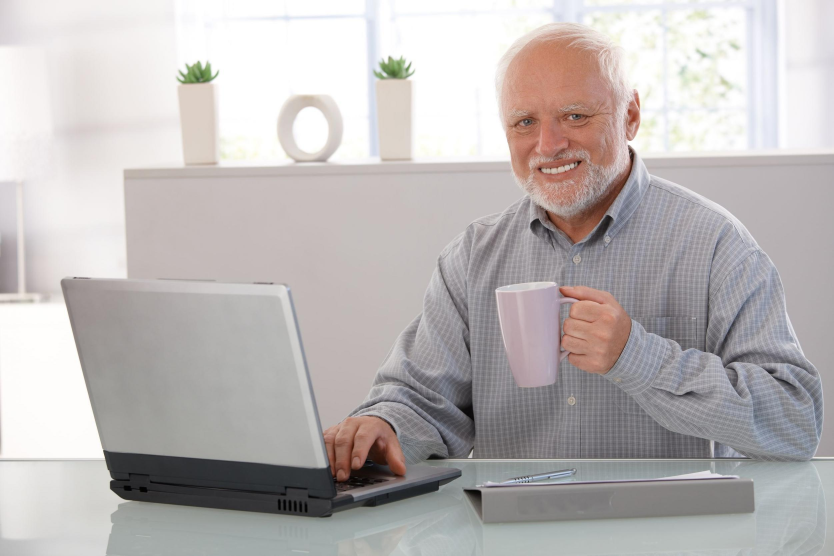
#> input picture imgs/test.jpg, 2500 x 1667 px (shown at 1/3 size); its folder holds only this picture in this run
$ python -i functions.py   (imports and definitions only)
#> lines starting #> are read from the running program, lines starting #| are printed output that depends on the picture; after the words box and inside, x2 and y2 are one past the last pixel; in counts of white or black regions, pixels touching at a corner belong together
#> further down, picture is the input picture: shape (1667, 2500, 3); mean B, G, R 182, 182.6, 187.6
import matplotlib.pyplot as plt
import cv2 as cv
import time
from IPython.display import Image
import numpy as np
import random
from sklearn.cluster import KMeans
import skfuzzy as fuzz


def plot_img(n, figsize,titles,imgs, n_row=1):
    """
    Plots multiple images in a single row with specified titles.

    Parameters:
    - n (int): Number of images to plot.
    - figsize (tuple): Size of the figure (width, height).
    - titles (list of str): List of titles for the images.
    - imgs (list of numpy arrays): List of images to be plotted. Images should be in BGR format.
    """
    x, y = figsize
    fig, axes = plt.subplots(n_row, n // n_row, figsize=(x, y))
    axes = axes.ravel()
    for i in range(n):
        axes[i].imshow(cv.cvtColor(imgs[i], cv.COLOR_BGR2RGB))
        axes[i].set_title(titles[i])
        axes[i].axis('off')
    plt.tight_layout()
    plt.show()

# [365 lines left out: functions euclidean_distance, assign_colors, naive_region_growing, t_statistic, preprocess_image, region_growing_2 and 3 more, not called in this run]

def outsu_segmentation(img, cycles_pos, print_img=True):

#> called with cycles_pos = 1, print_img = False
    img = cv.cvtColor(img, cv.COLOR_BGR2GRAY)
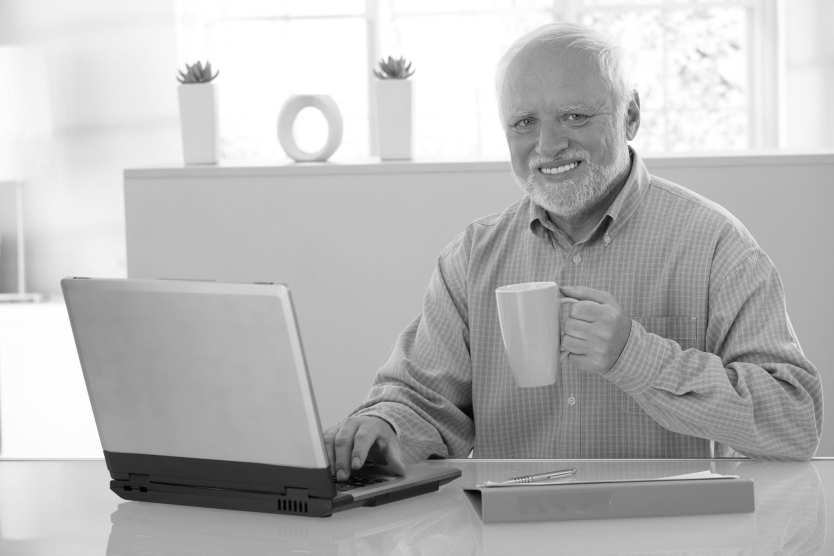
#> img: shape (1667, 2500) (shown at 1/3 size); min 0, max 255, mean 184

    hist, bins = np.histogram(img.flatten(), 256, [0, 256])
#> hist = 256 values, max 285415 at index 255, min 30 at index 0, mean 16279.3; bins = 257 values from 0 to 256
    pixel_prob = hist / hist.sum()
#> pixel_prob = 256 values, max 0.0685 at index 255, min 7.2e-06 at index 0, mean 0.00391
    omega = np.cumsum(pixel_prob)
#> omega = 256 values from 7.2e-06 to 1
    mean_cumulative = np.cumsum(np.arange(256) * pixel_prob)
#> mean_cumulative = 256 values from 0 to 184
    global_mean = mean_cumulative[-1]
#> global_mean = 184

    omega[omega == 0] = 1e-6

    omega_inv = 1 - omega
#> omega_inv = 256 values, max 1 at index 0, min 1.11e-16 at index 255, mean 0.719

    sigma_b_squared = (global_mean * omega - mean_cumulative) ** 2 / (omega * omega_inv)
#> sigma_b_squared = 256 values, max 1645.7 at index 196, min 7.28e-12 at index 255, mean 965.2

    optimal_threshold = np.argmax(sigma_b_squared)
#> optimal_threshold = 196

    _, segmented_image = cv.threshold(img, optimal_threshold, 255, cv.THRESH_BINARY)
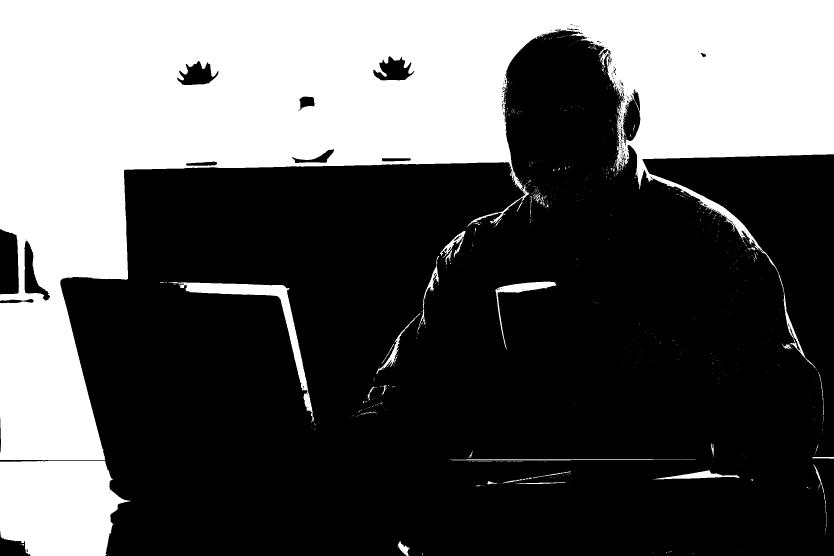
#> segmented_image: shape (1667, 2500) (shown at 1/3 size); 35.3% white; 893 white regions (827 under 20 px), largest, box (x1, y1, x2, y2) and area: (0, 0, 2500, 1381) 1341708, (0, 1383, 391, 1667) 91109, (504, 846, 943, 1264) 16802

    segmented_img = -segmented_image+255

    kernel_mor = cv.getStructuringElement(cv.MORPH_ELLIPSE, (3, 3)) # For opening and closing (cleaning segmentation)
    pos_image = segmented_img

    for i in range(cycles_pos):
        pos_image = cv.morphologyEx(pos_image, cv.MORPH_OPEN, kernel_mor)
        pos_image = cv.morphologyEx(pos_image, cv.MORPH_CLOSE, kernel_mor)
#> this loop made 1 pass
#> pass 1, in outsu_segmentation, `pos_image = cv.morphologyEx(pos_image, cv.MORPH_OPEN, kernel_mor)`:
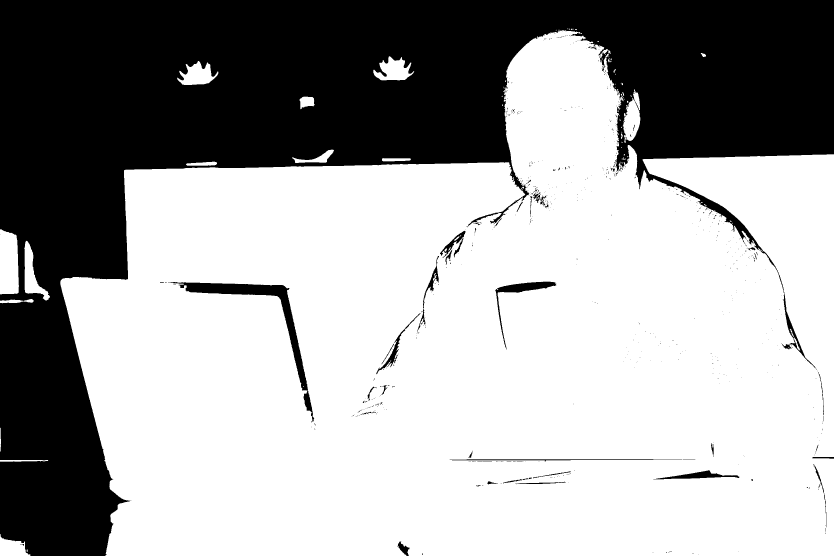
#> pos_image: shape (1667, 2500) (shown at 1/3 size); 64.6% white; 704 black regions (650 under 20 px), largest, box (x1, y1, x2, y2) and area: (0, 0, 2500, 1667) 1438027, (504, 846, 943, 1267) 16879, (1486, 845, 1669, 1049) 4205
    edges = cv.Canny(pos_image, 100, 200)
#> edges: shape (1667, 2500); 0.5% white in thin lines or dots
    if print_img:
        plot_img(4, (12, 6), ["Original", "Segmented", "Segmented (cleaned)", "edges"], [img, segmented_img, pos_image, edges])
    return pos_image

# [30 lines left out: functions map_distance, skeletonize_manual, not called in this run]

def pipeline_features(color_img):
    copy_img = color_img.copy()
    binary_img = outsu_segmentation(color_img,1,False)
    _, binary_img = cv.threshold(binary_img, 127, 255, cv.THRESH_BINARY)
    num_labels, labels = cv.connectedComponents(binary_img)
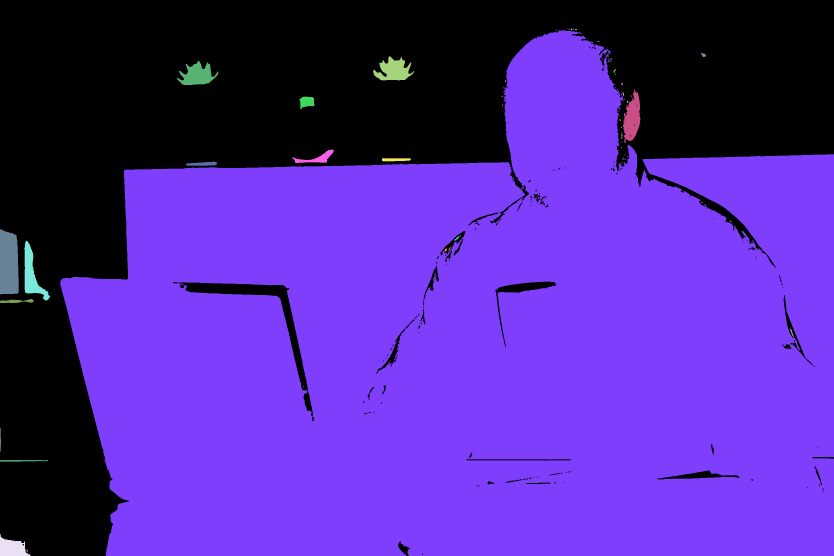
#> labels: shape (1667, 2500) int32 (shown at 1/3 size); 67 distinct labels, from 0 to 66; one colour per label, 0 black
#> num_labels = 67

    label_hue = np.uint8(179 * labels / np.max(labels))
    blank_ch = 255 * np.ones_like(label_hue)

    labeled_image = cv.merge([label_hue, blank_ch, blank_ch])
    labeled_image = cv.cvtColor(labeled_image, cv.COLOR_HSV2BGR)
    labeled_image[label_hue == 0] = 0
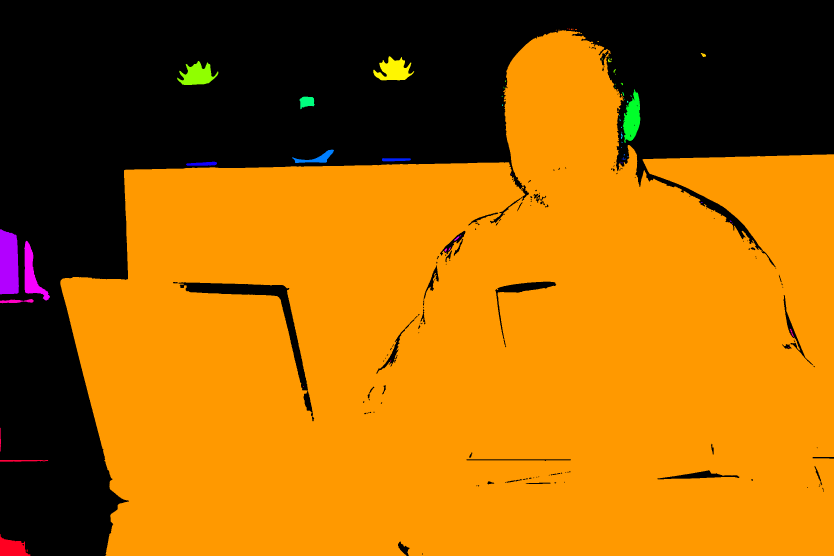
#> labeled_image: shape (1667, 2500, 3) (shown at 1/3 size); mean B, G, R 1.3, 98.6, 164.1

    for i in range(1, num_labels):
        component_mask = np.uint8(labels == i) * 255  # Binary mask for the current component

        contours, _ = cv.findContours(component_mask, cv.RETR_EXTERNAL, cv.CHAIN_APPROX_SIMPLE)

        perimeter = cv.arcLength(contours[0], True)
        area = cv.contourArea(contours[0])
        moments = cv.moments(contours[0])
        hu_moments = cv.HuMoments(moments).flatten()

        print(f"Component {i}:")
        print(f"  Perimeter: {perimeter:.2f} pixels")
        print(f"  Area: {area:.2f} pixels^2")
        print(f"  Hu Moments: {hu_moments}")

        masked_color_image = cv.bitwise_and(color_img, color_img, mask=component_mask)

        for j, color_name in enumerate(['Blue', 'Green', 'Red']):
            # Extract the color channel
            color_channel = masked_color_image[:, :, j]

            # Only consider the pixels belonging to the component (non-zero in mask)
            component_pixels = color_channel[component_mask > 0]

            # Compute mean and variance
            mean_color = np.mean(component_pixels)
            variance_color = np.var(component_pixels)

            # Display the results for this color channel
            print(f"  {color_name} Channel - Mean: {mean_color:.2f}, Variance: {variance_color:.2f}")

        cv.drawContours(copy_img, contours, -1, (0, 255, 0), 2)
#> this loop made 66 passes
#> (perimeter, area) on passes 7, 9, 11, 14, 17, 24, 25, 28, 36, 52, 54, 55: (10467.6, 2688187), (42.63, 92), (495.4, 4878), (43.11, 36), (28.63, 24), (471.2, 4995), (26.14, 20), (150.9, 1138), (36.97, 37), (483.5, 9755.5), (41.94, 55), (469, 4880.5)
#> (perimeter, area, hu_moments) on passes 16, 39, 43, 45, 58, 59: (460.4, 4760, [0.2, 0.0077, 0.000473, 1e-05, 6.13e-10, 4.07e-07, 3.19e-10]), (300.9, 1585.5, [0.763, 0.481, 0.227, 0.142, 0.0254, 0.0884, -0.00314]), (183, 612, [0.949, 0.873, 0.0127, 0.0114, 0.000136, 0.0106, 8.2e-07]), (197.1, 733, [0.874, 0.736, 0.025, 0.0226, 0.000538, 0.0194, -2.1e-06]), (224.3, 643.5, [1.34, 1.77, 0.126, 0.128, 0.0162, 0.17, 5.72e-06]), (61.01, 48.5, [1.06, 1.09, 0.0136, 0.0122, 0.000157, 0.0127, 7.77e-07])
#> (printed output is left out)
#> pass 1, in pipeline_features, `component_mask = np.uint8(labels == i) * 255`:
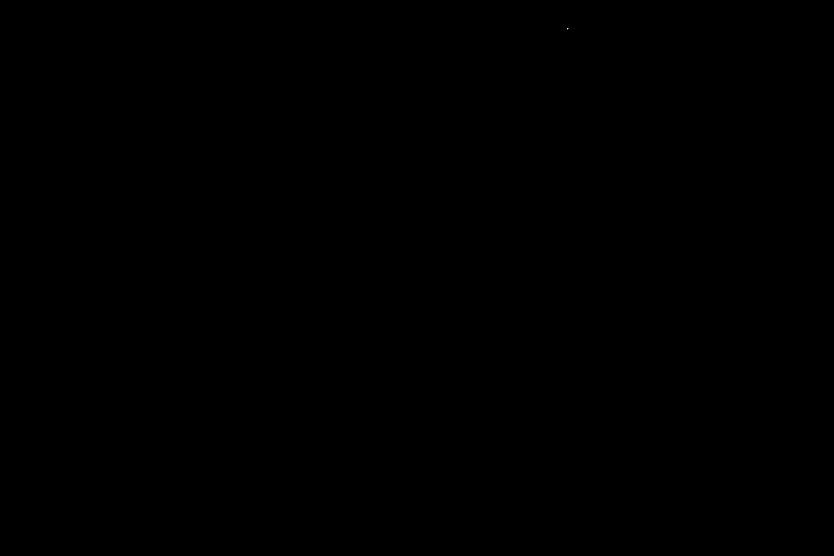
#> component_mask: shape (1667, 2500) (shown at 1/3 size); 0% white in thin lines or dots, all inside (x1, y1, x2, y2) = (1702, 85, 1705, 88)
#> after the loop: component_mask: shape (1667, 2500); 0% white; 1 white region, box (x1, y1, x2, y2) and area: (80, 1648, 83, 1656) 20
#> after the loop:
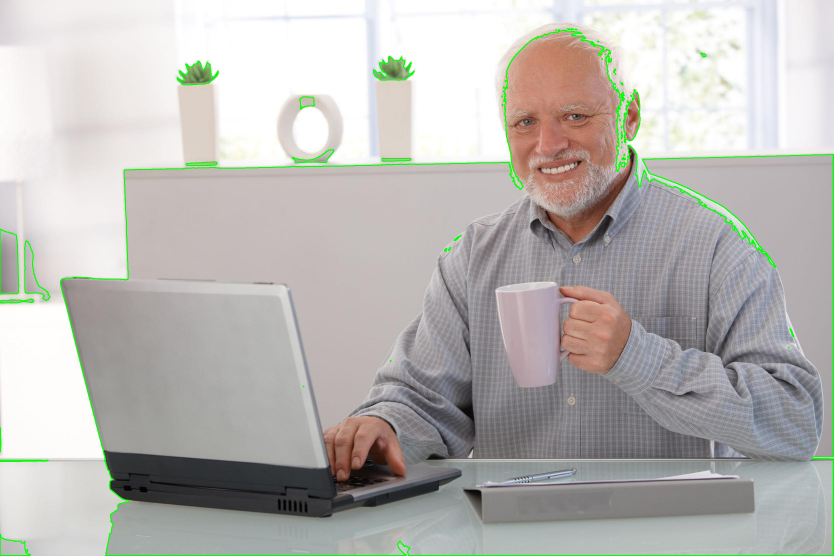
#> copy_img: shape (1667, 2500, 3) (shown at 1/3 size); mean B, G, R 180.1, 183.3, 185.5

    plot_img(3, (9, 4.5), ["Color image (contoured)", "Binary", "Connected"], [copy_img, binary_img, labeled_image])
#> (the call stopped at in plot_img, `fig, axes = plt.subplots(n_row, n // n_row, figsize=(x, y))`: IPython is not available in this run)

>>> import cv2
>>> picture = cv2.imread('imgs/test.jpg')
>>> result = pipeline_features(picture)
